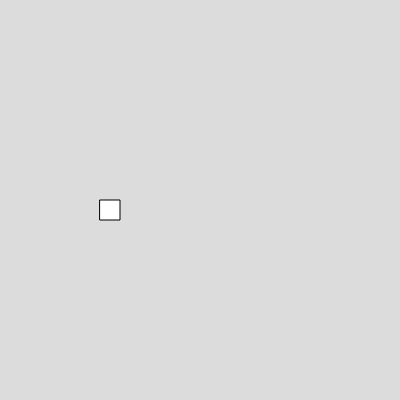
Frame 1 (no input)
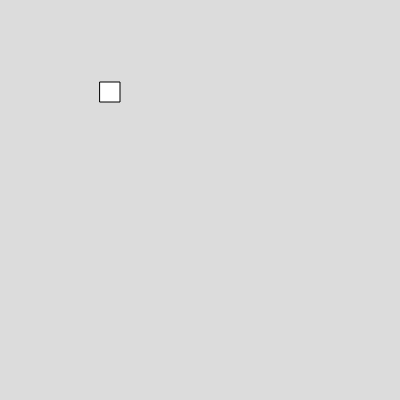
Frame 60 (no input)
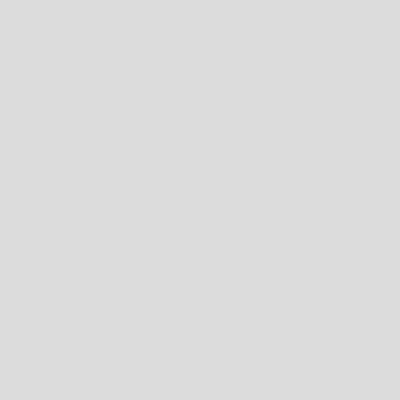
Frame 120 (the mouse pressed at the canvas centre since frame 60)

The p5.js sketch that drew these frames (run headless with seeded random() and noise() and a simulated clock; from frame 60 on, the mouse is pressed at the canvas centre):

// p5.js sketch
// ── sketch.js
var box
function setup() 
{
  createCanvas(400, 400);
  box = new Box (100,200,20,20,2,-2)
}

function draw() 
{
  background(220);
box.show()
box.moveup()
}


// ── box.js
class Box
  {
    constructor(x,y,w,h,vx,vy)
    {
    this.x = x
    this.y = y
    this.w = w
    this.h = h
    this.vx = vx
    this.vy = vy
    }
    show(){
      rect(this.x,this.y,this.w,this.h,)
    }
    move(){
      this.x = this.x+this.vx
      
    }

moveup(){
  this.y = this.y+this.vy
}
  }

  
